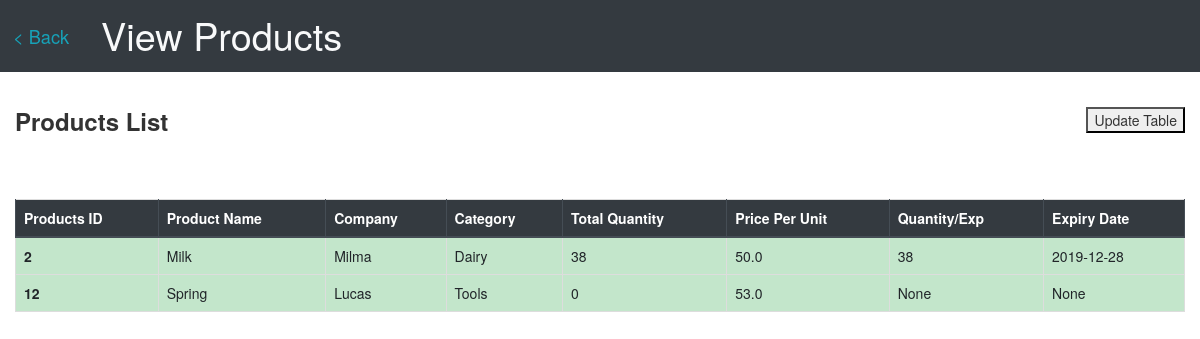
Before: /employee-home/sales/view/ with the older database file.
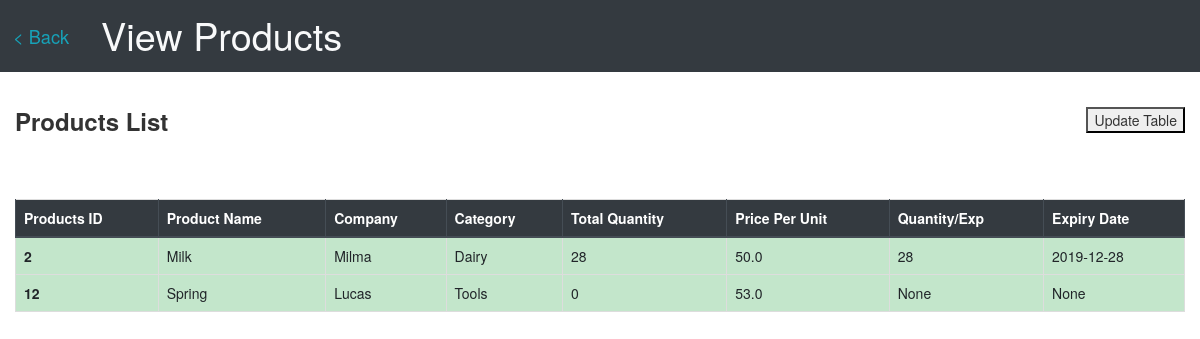
After: the same page with the newer database file.
### Shop/models.py (models this page shows)
class Products(models.Model):
    p_id = models.IntegerField('Product ID',primary_key=True)
    quantity = models.IntegerField('Quantity',)
    price  = models.FloatField('Price',)
    typE = models.CharField('Type',max_length=20)
    company = models.CharField('Company',max_length=30)
    category = models.CharField('Category',max_length=30)
    s_id = models.ForeignKey('Supplier',on_delete = models.CASCADE)

### employee_site/views.py (the view, shortened to what this page needs)
# urls.py: path('employee-home/sales/view/',employee_viewall_view),
def employee_viewall_view(request):
	print("text")
	x=Products.objects.raw(" SELECT Shop_products.p_id, Shop_products.price, Shop_products.typE, Shop_products.company, Shop_products.category, Shop_products.s_id_id, Shop_expirydetails.quantity AS expqty ,Shop_products.quantity, Shop_expirydetails.date FROM Shop_products LEFT JOIN Shop_ExpiryDetails ON Shop_Products.p_id = Shop_ExpiryDetails.p_id_id ORDER BY Shop_Products.p_id , Shop_Products.category , Shop_ExpiryDetails.date")
	obj={
		'table':x
	}
	return render(request,"employee_viewall.html",obj)

### templates/employee_viewall.html (shortened to what this page needs)
<!DOCTYPE html>
<html>
    <head>
        <link rel="stylesheet" href="https://stackpath.bootstrapcdn.com/bootstrap/4.3.1/css/bootstrap.min.css">
        <link rel="stylesheet" href="https://maxcdn.bootstrapcdn.com/bootstrap/3.4.0/css/bootstrap.min.css">
    </head>
    <body >
        <nav class="navbar-light bg-dark " style="text-align: left; justify-content: left ;display: flex;">
            <button type="button" class="btn btn-outline-info" onclick="window.location.href='/employee-home/sales/';" style="font-size: 1.3em;">
                 < Back
            </button>
            <p class="text-light" style="font-size: 2.7em ; padding-left: 0.5em; padding-top: 0.2em;">View Products </p>
        </nav>
        <div class="col-lg-6 col-md-6 col-sm-6" style="padding-top: 1.2em;"><h3 style="font-weight: bold;"> Products List </h3></div>
        <div class="col-lg-6 col-md-6 col-sm-6" style="padding-top: 2.5em;">
            <form action="." method="POST"> {% csrf_token %}
            <div style="text-align: right;">
            <button type="submit">Update Table</button>
            <br>
            </div>
        </form>
        </div>
        <div class="col-lg-12 col-sm-12 col-md-12" style="padding-top: 1em;">
            <br>
            <br>
            <table class="table table-bordered">
                <thead class="thead-dark">
                <tr>
                    <th scope="col"> Products ID </th>
                    <th scope="col"> Product Name </th>
                    <th scope="col"> Company </th>
                    <th scope="col"> Category </th>
                    <th scope="col"> Total Quantity </th>
                    <th scope="col"> Price Per Unit </th>
                    <th scope="col"> Quantity/Exp </th>
                    <th scope="col"> Expiry Date </th>
                </tr>
              </thead>
                <tbody>
                {% for row in table %}
                <tr>
                    <th class="table-success" scope="row"> {{ row.p_id }} </th>
                    <td class="table-success"> {{ row.typE }} </td>
                    <td class="table-success"> {{ row.company }} </td>
                    <td class="table-success"> {{ row.category }} </td>
                    <td class="table-success"> {{ row.quantity }} </td>
                    <td class="table-success"> {{ row.price }} </td>
                    <td class="table-success"> {{ row.expqty }} </td>
                    <td class="table-success"> {{ row.date }}  </td>
                </tr>
                {% endfor %}
                </tbody>
            </table>
		<br>
		<br>
		<br>
        </div>
    </body>
</html>

Changed rows visible on the page:
changed Products "Milk": quantity "38" → "28"; expqty "38" → "28"
